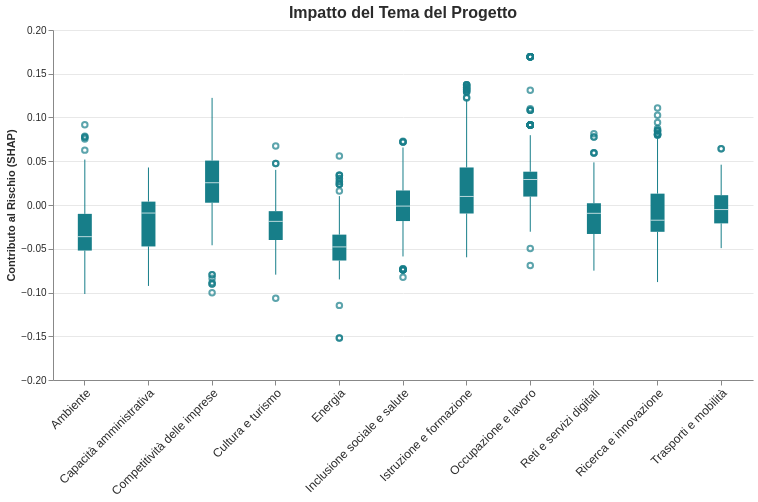

Here is the Vega-Lite specification saved for this chart:
### Vega-Lite specification from a JSON file in a GitHub repository (floating-point values rounded to 4 significant figures; data arrays with more than 128 entries replaced by an {"elided": "..."} marker saying what was removed)
{"config": {"view": {"continuousWidth": 300, "continuousHeight": 300, "strokeWidth": 0}}, "data": {"name": "data-fa802ecc687b848c2fc401581b801cc0"}, "mark": {"type": "boxplot", "color": "#177E89", "extent": 1.5}, "encoding": {"x": {"axis": {"labelAngle": -45, "labelColor": "#2b2b2b", "labelFontSize": 12}, "field": "OC_TEMA_SINTETICO", "title": null, "type": "nominal"}, "y": {"axis": {"gridColor": "#e8e8e8", "labelColor": "#2b2b2b", "titleColor": "#2b2b2b"}, "field": "OC_TEMA_SINTETICO_SHAP", "title": "Contributo al Rischio (SHAP)", "type": "quantitative"}}, "height": 350, "title": {"text": "Impatto del Tema del Progetto", "color": "#2b2b2b", "fontSize": 16}, "width": 700, "$schema": "https://vega.github.io/schema/vega-lite/v5.20.1.json", "datasets": {"data-fa802ecc687b848c2fc401581b801cc0": {"elided": "3000 records"}}}
